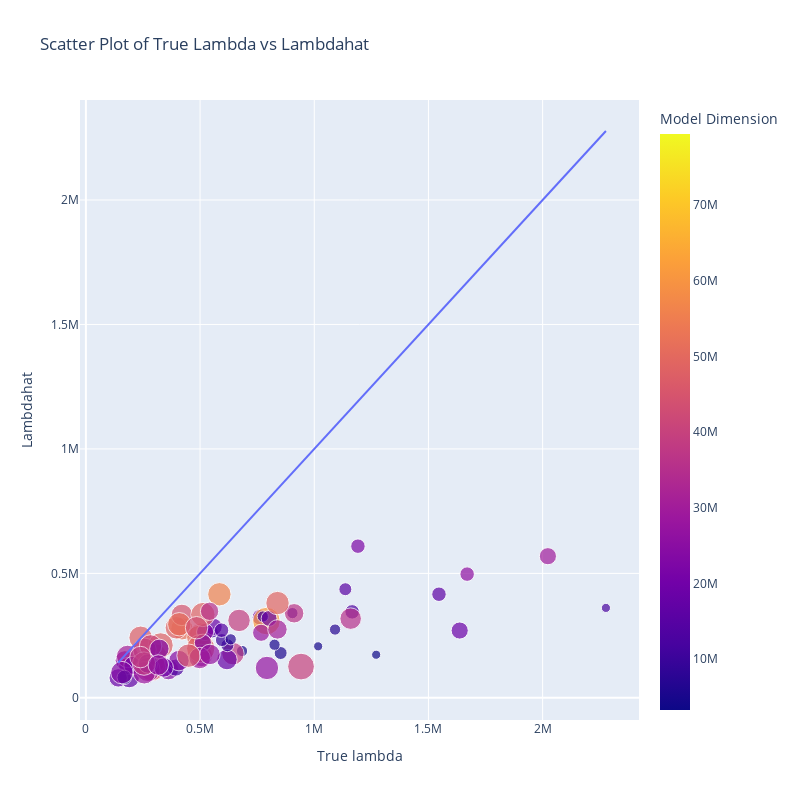

Notebook source saved alongside this figure:
### Code cell
df = df_data
fig = px.scatter(
    df, 
    x="true_lambda", 
    y="lambdahat", 
    # color="functional_rank",
    # color="true_multiplicity",
    # color="avg_width",
    color="model_dim",
    # color="num_layers",
    size="num_layers",
    # size="true_rank",
    labels={
        "true_lambda": "True lambda",
        "lambdahat": "lambdahat",
        "model_dim": "Model Dimension",
        "num_layers": "Number of Layers",
        "true_rank": "True Rank"
    },
    title="Scatter Plot of True Lambda vs Lambdahat"
)

# Add the y=x line
sorted_true_lambda = sorted(df["true_lambda"])
fig.add_trace(
    px.line(
        x=sorted_true_lambda, 
        y=sorted_true_lambda
    ).data[0]
)

# Update the layout
fig.update_layout(
    xaxis_title="True lambda",
    yaxis_title="Lambdahat",
    legend_title="Legend",
    width=800,
    height=800
)
